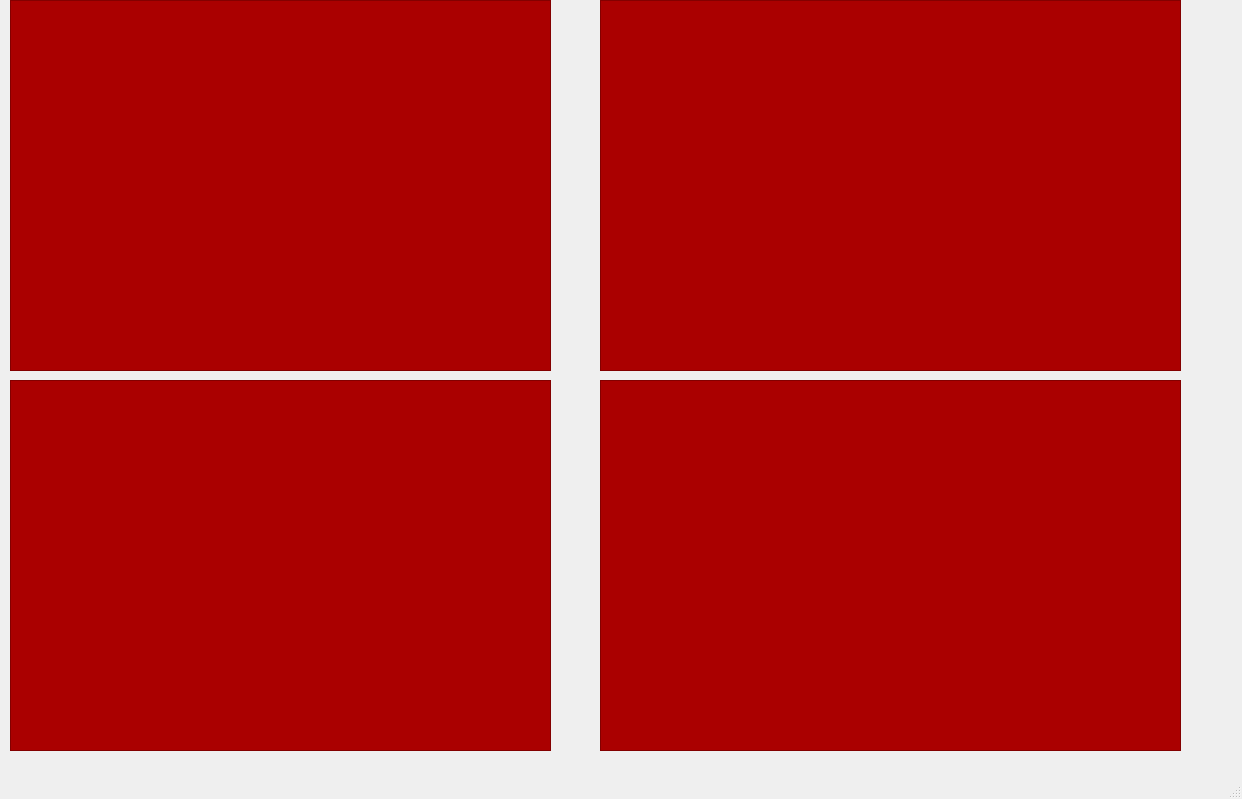
<?xml version="1.0" encoding="UTF-8"?>
<ui version="4.0">
 <class>MainWindow</class>
 <widget class="QMainWindow" name="MainWindow">
  <property name="geometry">
   <rect>
    <x>0</x>
    <y>0</y>
    <width>1242</width>
    <height>799</height>
   </rect>
  </property>
  <property name="windowTitle">
   <string>MainWindow</string>
  </property>
  <widget class="QWidget" name="centralwidget">
   <widget class="QFrame" name="frame">
    <property name="geometry">
     <rect>
      <x>10</x>
      <y>0</y>
      <width>541</width>
      <height>371</height>
     </rect>
    </property>
    <property name="styleSheet">
     <string notr="true">background-color: rgb(170, 0, 0);</string>
    </property>
    <property name="frameShape">
     <enum>QFrame::StyledPanel</enum>
    </property>
    <property name="frameShadow">
     <enum>QFrame::Raised</enum>
    </property>
    <widget class="QWidget" name="verticalLayoutWidget">
     <property name="geometry">
      <rect>
       <x>20</x>
       <y>20</y>
       <width>501</width>
       <height>341</height>
      </rect>
     </property>
     <layout class="QVBoxLayout" name="verticalLayout"/>
    </widget>
   </widget>
   <widget class="QFrame" name="frame_2">
    <property name="geometry">
     <rect>
      <x>600</x>
      <y>0</y>
      <width>581</width>
      <height>371</height>
     </rect>
    </property>
    <property name="styleSheet">
     <string notr="true">background-color: rgb(170, 0, 0);</string>
    </property>
    <property name="frameShape">
     <enum>QFrame::StyledPanel</enum>
    </property>
    <property name="frameShadow">
     <enum>QFrame::Raised</enum>
    </property>
    <widget class="QWidget" name="verticalLayoutWidget_2">
     <property name="geometry">
      <rect>
       <x>20</x>
       <y>20</y>
       <width>541</width>
       <height>341</height>
      </rect>
     </property>
     <layout class="QVBoxLayout" name="verticalLayout_2"/>
    </widget>
   </widget>
   <widget class="QFrame" name="frame_3">
    <property name="geometry">
     <rect>
      <x>10</x>
      <y>380</y>
      <width>541</width>
      <height>371</height>
     </rect>
    </property>
    <property name="styleSheet">
     <string notr="true">background-color: rgb(170, 0, 0);</string>
    </property>
    <property name="frameShape">
     <enum>QFrame::StyledPanel</enum>
    </property>
    <property name="frameShadow">
     <enum>QFrame::Raised</enum>
    </property>
    <widget class="QWidget" name="verticalLayoutWidget_3">
     <property name="geometry">
      <rect>
       <x>20</x>
       <y>20</y>
       <width>501</width>
       <height>341</height>
      </rect>
     </property>
     <layout class="QVBoxLayout" name="verticalLayout_3"/>
    </widget>
   </widget>
   <widget class="QFrame" name="frame_4">
    <property name="geometry">
     <rect>
      <x>600</x>
      <y>380</y>
      <width>581</width>
      <height>371</height>
     </rect>
    </property>
    <property name="styleSheet">
     <string notr="true">background-color: rgb(170, 0, 0);</string>
    </property>
    <property name="frameShape">
     <enum>QFrame::StyledPanel</enum>
    </property>
    <property name="frameShadow">
     <enum>QFrame::Raised</enum>
    </property>
    <widget class="QWidget" name="verticalLayoutWidget_4">
     <property name="geometry">
      <rect>
       <x>20</x>
       <y>20</y>
       <width>541</width>
       <height>341</height>
      </rect>
     </property>
     <layout class="QVBoxLayout" name="verticalLayout_4"/>
    </widget>
   </widget>
  </widget>
  <widget class="QMenuBar" name="menubar">
   <property name="geometry">
    <rect>
     <x>0</x>
     <y>0</y>
     <width>1242</width>
     <height>22</height>
    </rect>
   </property>
  </widget>
  <widget class="QStatusBar" name="statusbar"/>
 </widget>
 <resources/>
 <connections/>
</ui>
